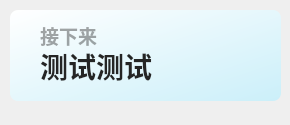
<?xml version="1.0" encoding="UTF-8"?>
<ui version="4.0">
 <class>Form</class>
 <widget class="QWidget" name="Form">
  <property name="geometry">
   <rect>
    <x>0</x>
    <y>0</y>
    <width>290</width>
    <height>125</height>
   </rect>
  </property>
  <property name="minimumSize">
   <size>
    <width>0</width>
    <height>100</height>
   </size>
  </property>
  <property name="maximumSize">
   <size>
    <width>16777215</width>
    <height>65536</height>
   </size>
  </property>
  <property name="windowTitle">
   <string>更多活动</string>
  </property>
  <widget class="QLabel" name="next_subtitle">
   <property name="geometry">
    <rect>
     <x>40</x>
     <y>20</y>
     <width>211</width>
     <height>31</height>
    </rect>
   </property>
   <property name="font">
    <font>
     <family>Microsoft YaHei UI</family>
     <pointsize>14</pointsize>
     <weight>75</weight>
     <bold>true</bold>
    </font>
   </property>
   <property name="styleSheet">
    <string notr="true">color: rgba(0, 0, 0, 90);
font-weight: bold;</string>
   </property>
   <property name="text">
    <string>接下来</string>
   </property>
   <property name="textFormat">
    <enum>Qt::PlainText</enum>
   </property>
   <property name="alignment">
    <set>Qt::AlignLeading|Qt::AlignLeft|Qt::AlignVCenter</set>
   </property>
  </widget>
  <widget class="QLabel" name="next_lesson_text">
   <property name="geometry">
    <rect>
     <x>40</x>
     <y>40</y>
     <width>221</width>
     <height>51</height>
    </rect>
   </property>
   <property name="font">
    <font>
     <family>Microsoft YaHei UI</family>
     <pointsize>21</pointsize>
     <weight>75</weight>
     <bold>true</bold>
    </font>
   </property>
   <property name="styleSheet">
    <string notr="true">border: none;
color: rgba(37, 37, 37, 255);
font-weight: bold</string>
   </property>
   <property name="text">
    <string>测试测试</string>
   </property>
   <property name="textFormat">
    <enum>Qt::PlainText</enum>
   </property>
   <property name="alignment">
    <set>Qt::AlignLeading|Qt::AlignLeft|Qt::AlignVCenter</set>
   </property>
  </widget>
  <widget class="QLabel" name="backgnd">
   <property name="geometry">
    <rect>
     <x>10</x>
     <y>10</y>
     <width>271</width>
     <height>91</height>
    </rect>
   </property>
   <property name="styleSheet">
    <string notr="true">background-color: qlineargradient(spread:pad, x1:1, y1:1, x2:0, y2:0, stop:0 rgba(203, 239, 249, 255), stop:1 rgba(255, 255, 255, 255));
border-radius: 8px</string>
   </property>
   <property name="text">
    <string/>
   </property>
  </widget>
  <widget class="QLabel" name="img">
   <property name="geometry">
    <rect>
     <x>180</x>
     <y>10</y>
     <width>91</width>
     <height>91</height>
    </rect>
   </property>
   <property name="styleSheet">
    <string notr="true"/>
   </property>
   <property name="pixmap">
    <pixmap>img/4.png</pixmap>
   </property>
   <property name="scaledContents">
    <bool>true</bool>
   </property>
  </widget>
  <zorder>backgnd</zorder>
  <zorder>img</zorder>
  <zorder>next_subtitle</zorder>
  <zorder>next_lesson_text</zorder>
 </widget>
 <resources/>
 <connections/>
</ui>
